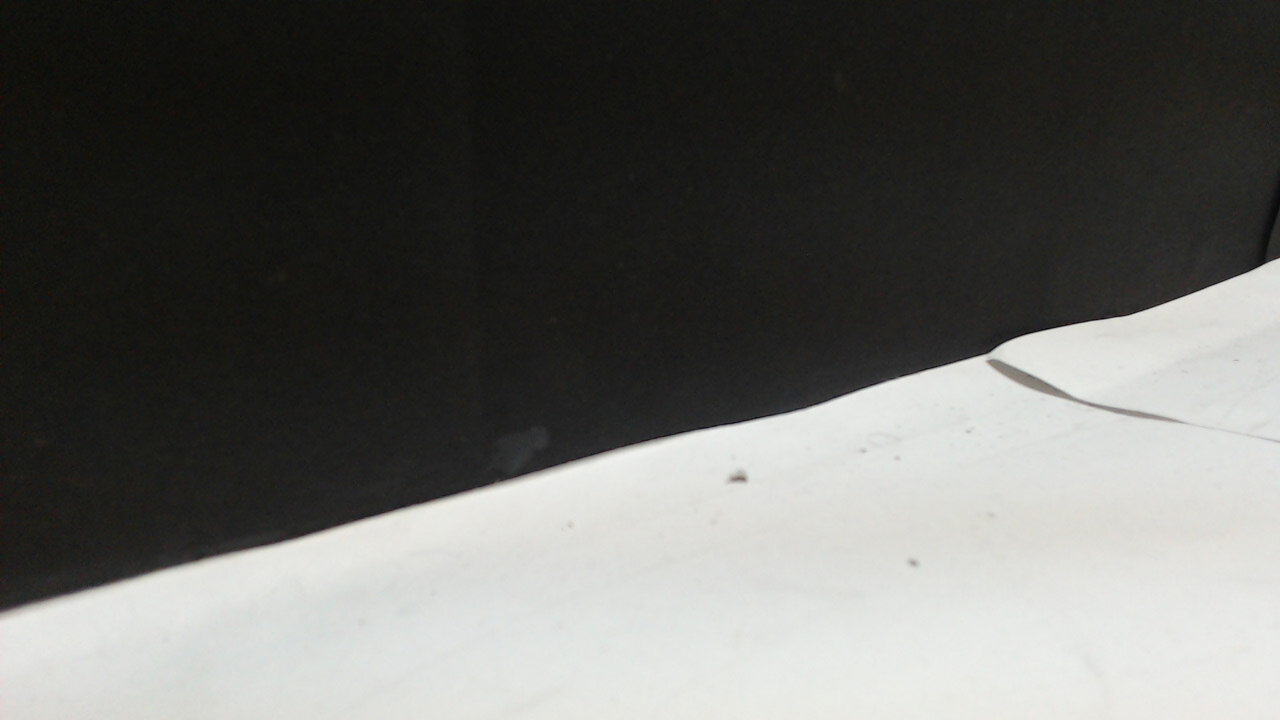
//> input picture 66.jpg, 1280 x 720 px
$ ./ps3   (built with g++ and OpenCV 4)
//> lines starting //> are read from the running program, lines starting //| are printed output that depends on the picture; after the words box and inside, x2 and y2 are one past the last pixel; in counts of white or black regions, pixels touching at a corner belong together
#include"opencv2/highgui/highgui.hpp"
#include"opencv2/imgproc/imgproc.hpp"
#include"opencv2/core/core.hpp"
#include<iostream>
#include<cmath>

using namespace cv;
using namespace std;

int main()
{
	Mat img=imread("66.jpg",0);
//> img: 720 rows x 1280 cols, CV_8UC1; min 4, max 244, mean 102.1
	Mat img_binary(img.rows,img.cols,CV_8UC1,Scalar(0));
	Mat img_canny(img.rows,img.cols,CV_8UC1,Scalar(0));
	Mat img_gaussian(img.rows,img.cols,CV_8UC1,Scalar(0));

	int r;
	for(int i=0;i<img.rows;i++)
		for(int j=0;j<img.cols;j++)
			if(img.at<uchar>(i,j)<50)
				img_binary.at<uchar>(i,j)=0;
			else
				img_binary.at<uchar>(i,j)=255;
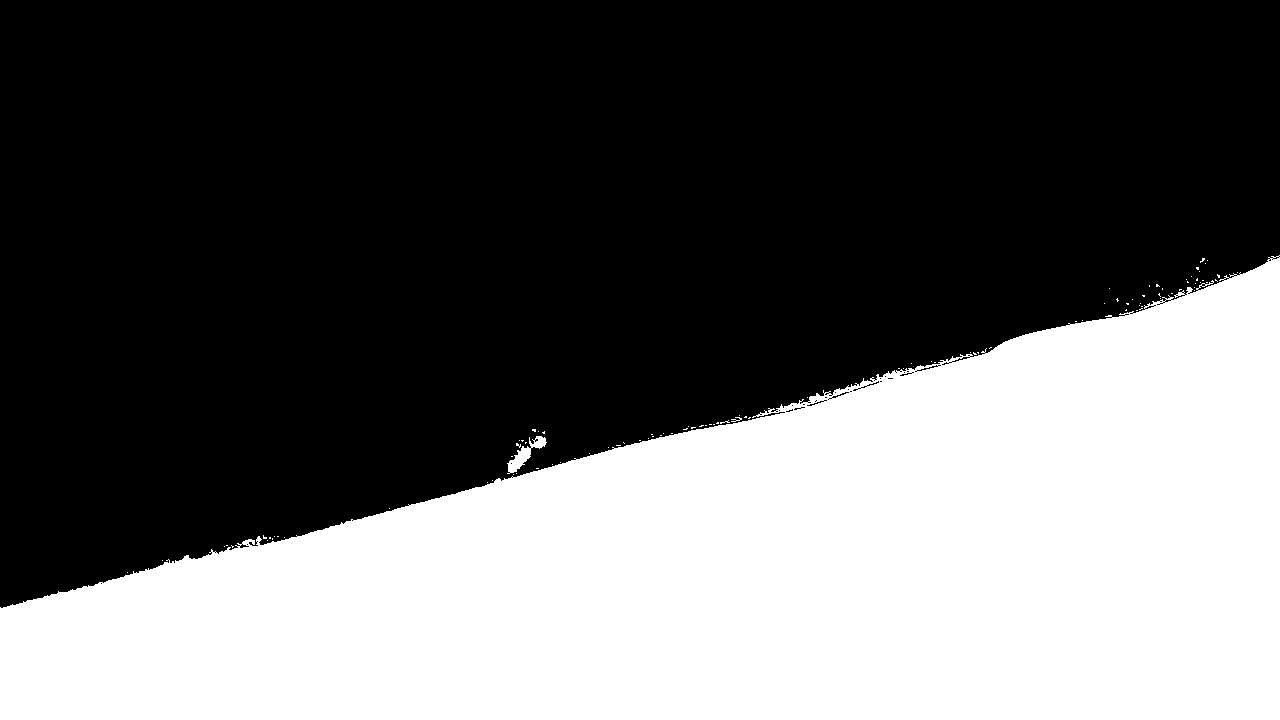
//> img_binary: 720 rows x 1280 cols, CV_8UC1; 38.8% white; 103 white regions (100 under 20 px), largest, box (x1, y1, x2, y2) and area: (0, 255, 1280, 720) 356583, (507, 436, 547, 474) 478, (731, 417, 742, 422) 24

	imwrite("ihp.jpg",img_binary);
	GaussianBlur(img_binary,img_gaussian,Size(5,5),0,0);
	Canny(img_gaussian,img_canny,100,150);
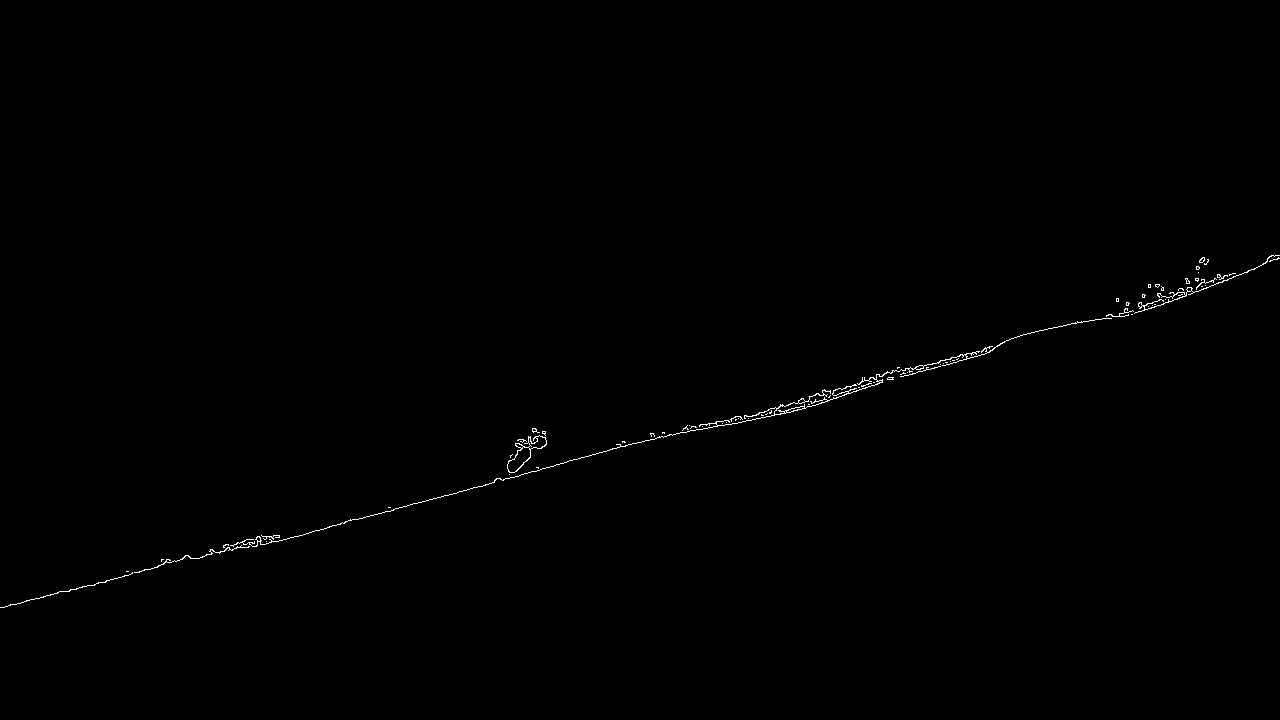
//> img_canny: 720 rows x 1280 cols, CV_8UC1; 0.31% white in thin lines or dots, all inside (x1, y1, x2, y2) = (0, 255, 1280, 608)
	//namedWindow("dow",1);
	imwrite("pih.jpg",img_canny);
	//Mat img=imread("squarecan.jpg",0);
 	Mat img2(2*sqrt(img.rows*img.rows+img.cols*img.cols),400,CV_8UC1,Scalar(0));
	int max1=0,max2=0,th1=0,th2=0,r1,r2;
	 for(int x=0;x<img.rows;x++)
  	{
  		for(int y=0;y<img.cols;y++)
  		 {
   			if(img_canny.at<uchar>(x,y)>250)
    			{
	            	        for(int th=10;th<170;th+=1)
     				{

     					r=y*cos(th*(CV_PI/180))+x*sin(th*(CV_PI/180));
    					 img2.at<uchar>(sqrt(img.rows*img.rows+img.cols*img.cols)+r,th)+=1;
					 if( img2.at<uchar>(r+sqrt(img.rows*img.rows+img.cols*img.cols),th)>=max1)
						{
							max2=max1;
							max1= img2.at<uchar>(r+sqrt(img.rows*img.rows+img.cols*img.cols),th);
							th2=th1;
							th1=th;
						}
     				}
   			 }
   		}
  	}
//> after the loop, r = 111; max2 = 255; max1 = 255; th2 = 75; th1 = 75
	namedWindow("win",1);
	imwrite("hip.jpg",img2);
	imshow("win",img2);
	waitKey(90000);

	float angle;

	if(max1-max2>50)
	{
			cout<<max1<<endl;
			cout<<max2<<endl;
			angle=atan((tan(th1)+tan(th2))/(1-tan(th1)*tan(th2)))/2;
			angle=angle*180/3.14;
	}
	else
	{
		angle=th1;
//> angle = 75
		cout<<th2 ;
//| 75
	}
	cout<<angle<<endl;
//| 75


}


// [8 lines of commented-out code are left out]

$ run again, with 77.jpg copied over 66.jpg
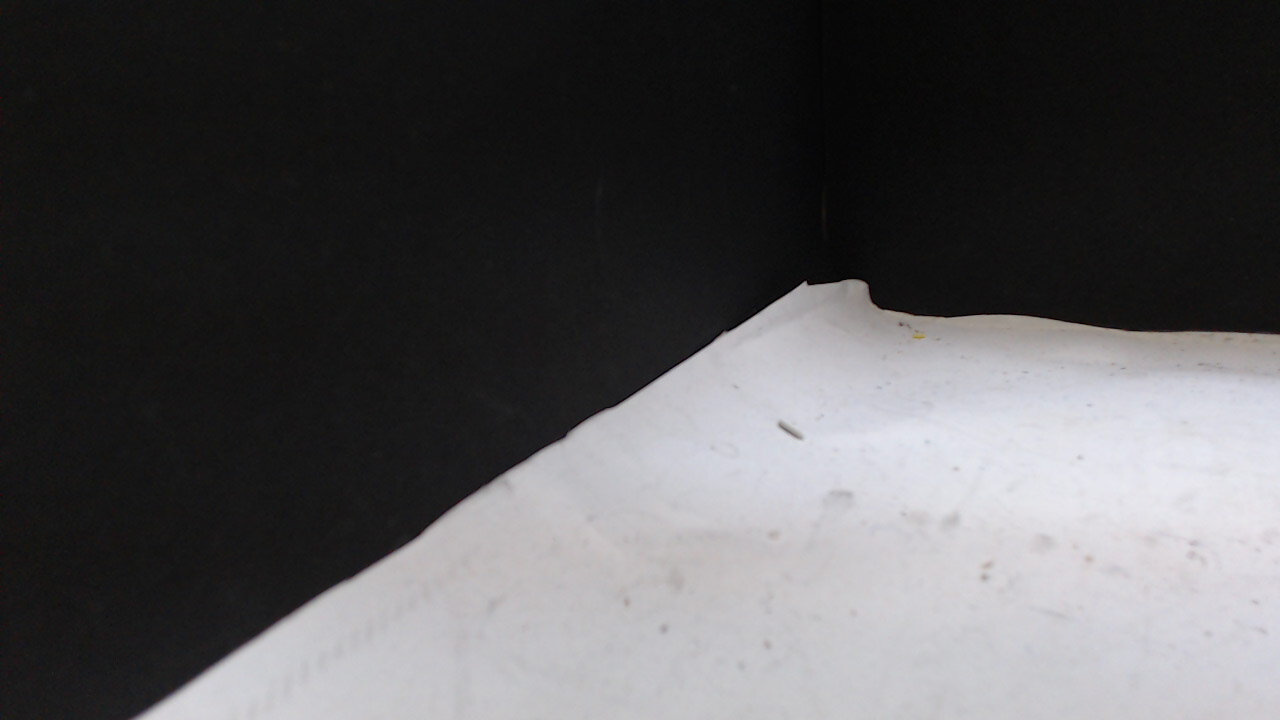
//> input picture 77.jpg, 1280 x 720 px
//> after the loop `for(int i=0;i<img.rows;i++)`:
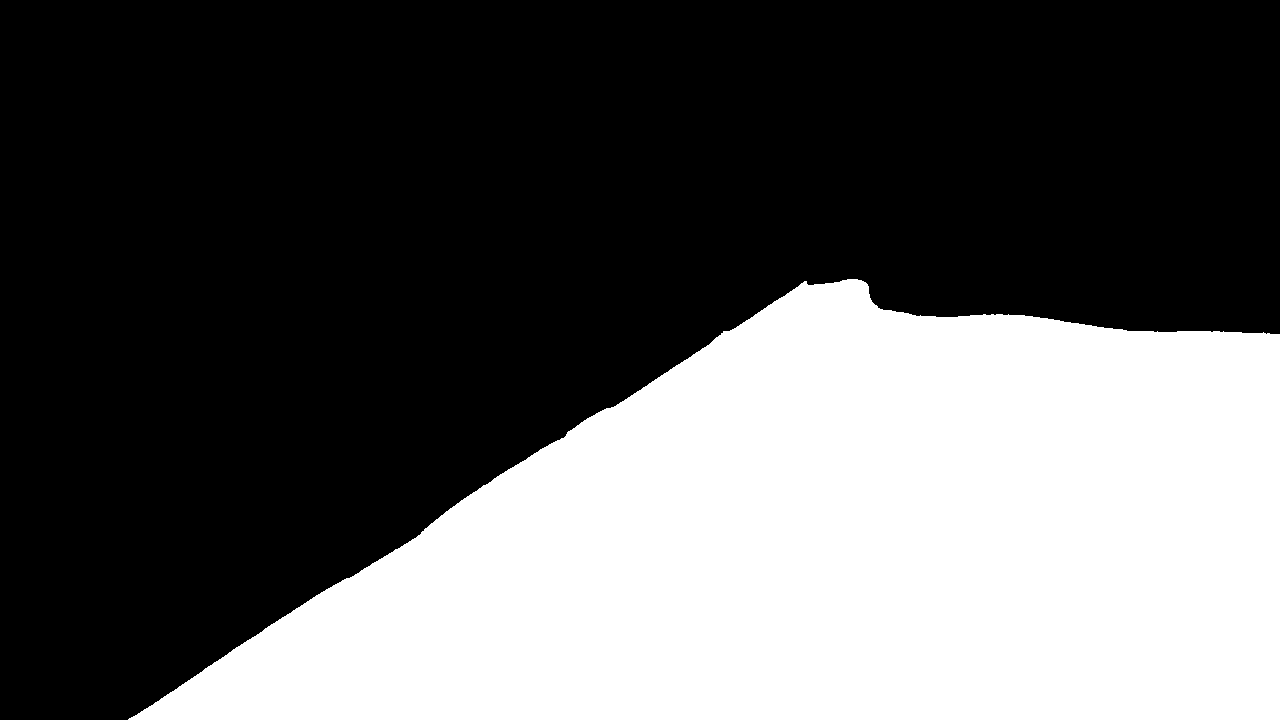
//> img_binary: 720 rows x 1280 cols, CV_8UC1; 36.9% white; 1 white region, box (x1, y1, x2, y2) and area: (128, 279, 1280, 720) 340226
//> `Canny(img_gaussian,img_canny,100,150);`:
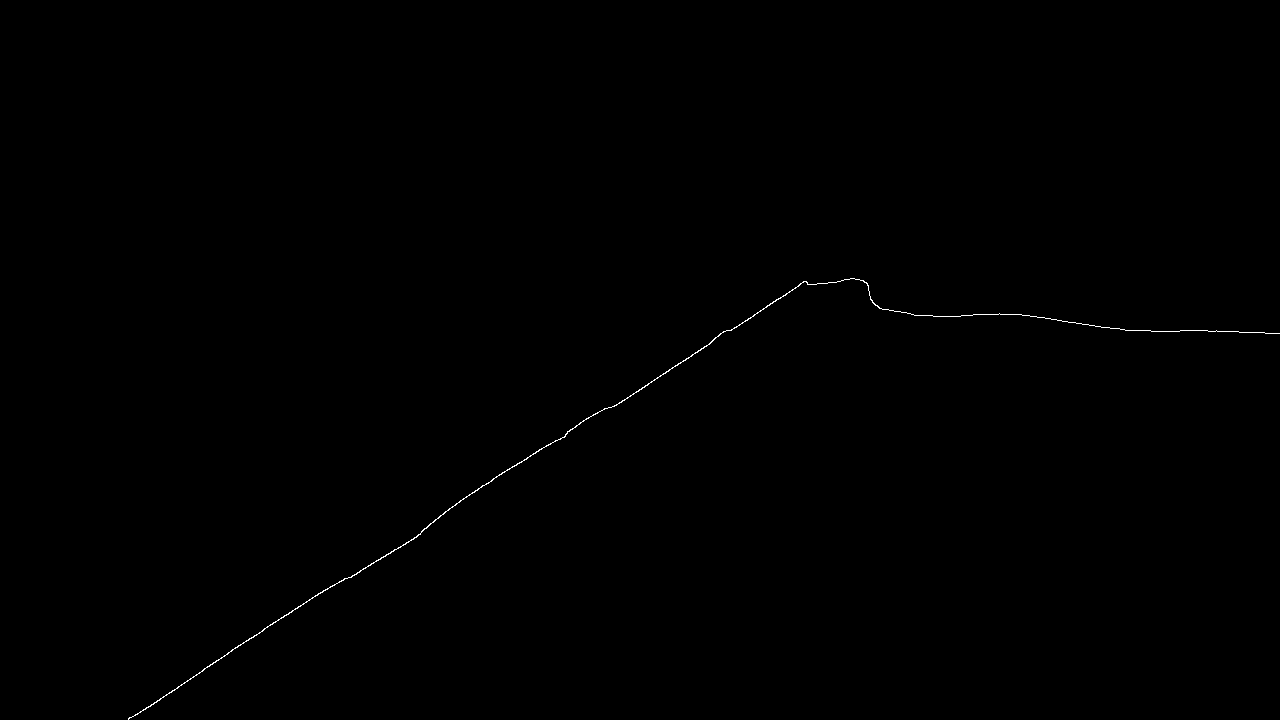
//> img_canny: 720 rows x 1280 cols, CV_8UC1; 0.16% white in thin lines or dots, all inside (x1, y1, x2, y2) = (128, 278, 1280, 720)
//> after the loop `for(int x=0;x<img.rows;x++)`: r = 11; max2 = 225; max1 = 226; th2 = 57
//| 57
//| 57

$ run again, with 88.jpg copied over 66.jpg
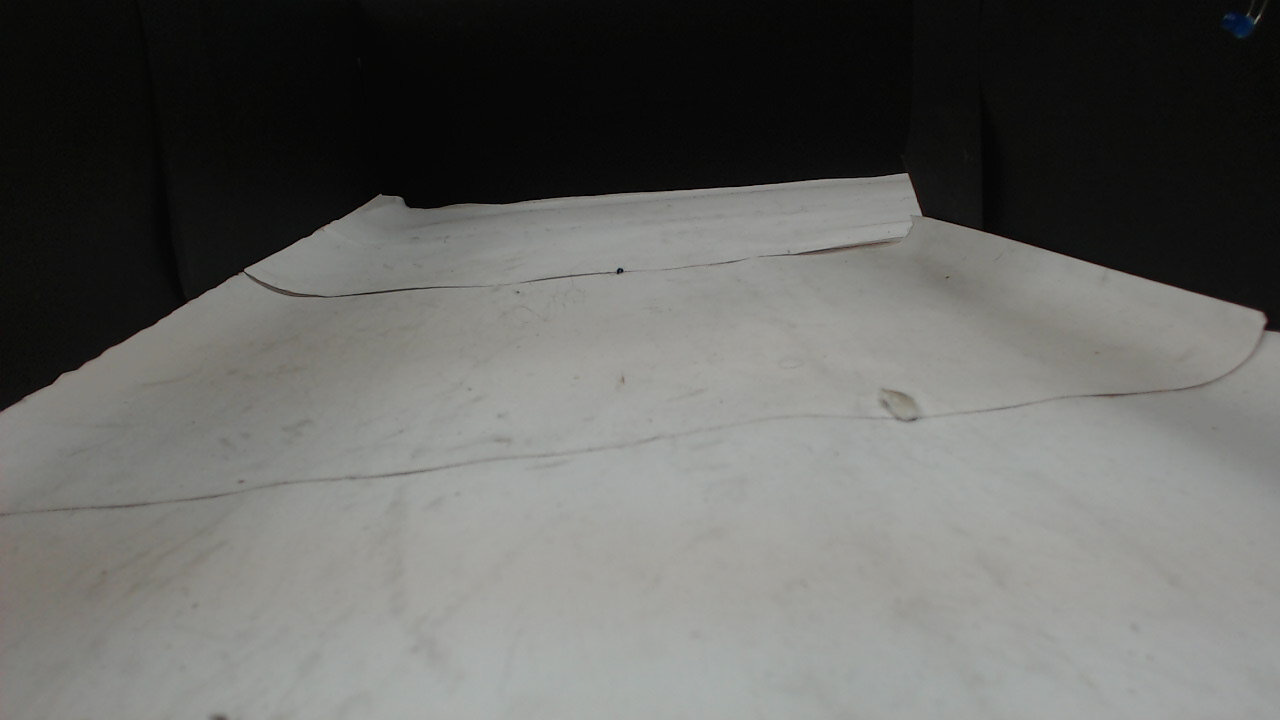
//> input picture 88.jpg, 1280 x 720 px
//> after the loop `for(int i=0;i<img.rows;i++)`:
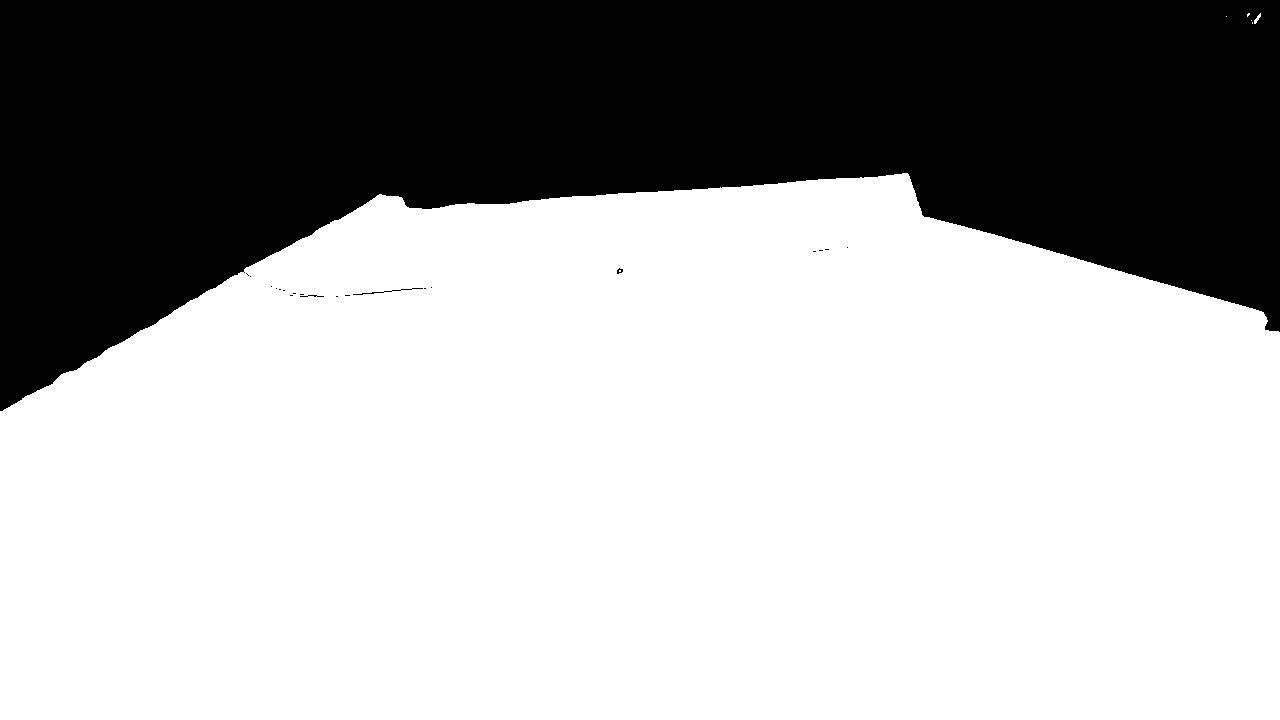
//> img_binary: 720 rows x 1280 cols, CV_8UC1; 65.9% white; 21 black regions (17 under 20 px), largest, box (x1, y1, x2, y2) and area: (0, 0, 1280, 411) 314132, (353, 288, 423, 295) 73, (300, 295, 324, 297) 26, (617, 268, 623, 274) 21
//> `Canny(img_gaussian,img_canny,100,150);`:
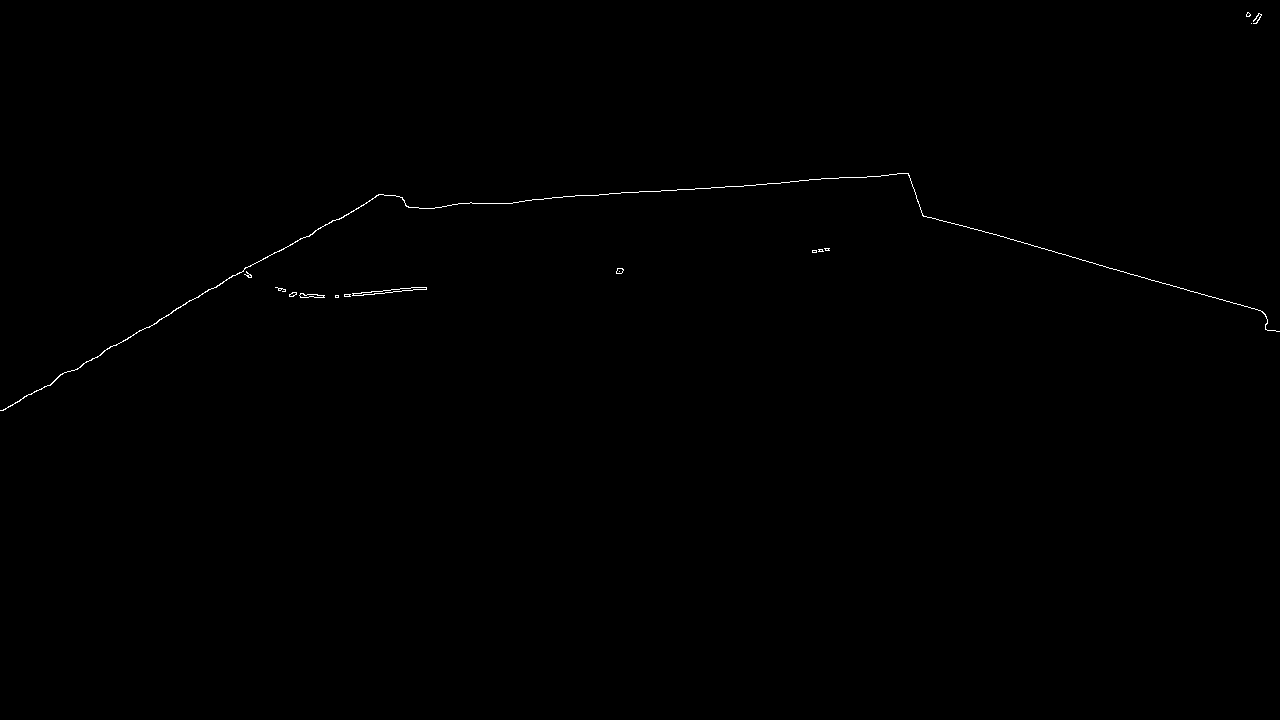
//> img_canny: 720 rows x 1280 cols, CV_8UC1; 0.2% white in thin lines or dots, all inside (x1, y1, x2, y2) = (0, 12, 1280, 411)
//> the loop `for(int x=0;x<img.rows;x++)` made 720 passes
//> (r, max2, max1, th2, th1) on passes 1 to 3: (0, 0, 0, 0, 0), (0, 0, 0, 0, 0), (0, 0, 0, 0, 0)
//> after the loop `for(int x=0;x<img.rows;x++)`: r = 75; max2 = 218; max1 = 219; th2 = 106
//| 106
//| 106
